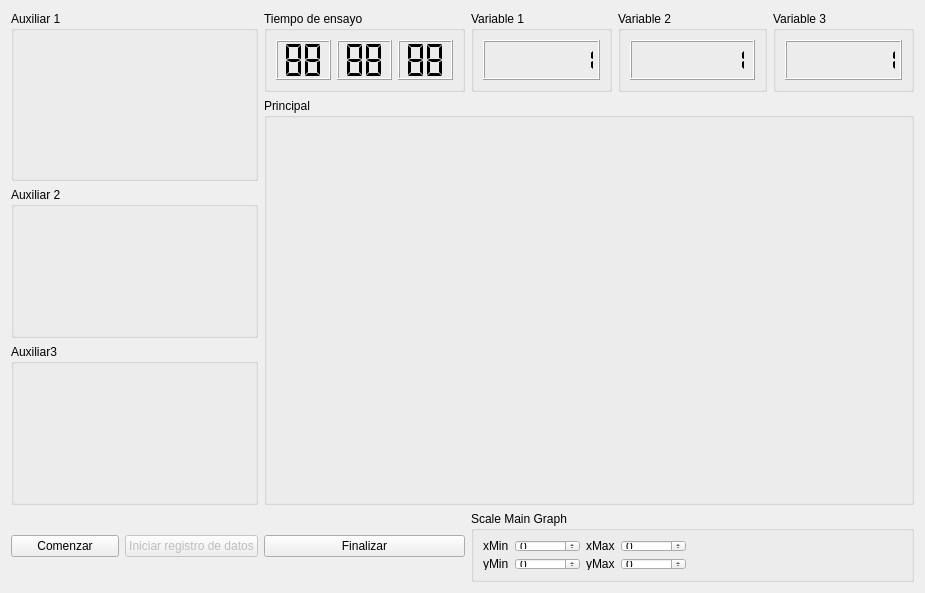
      <widget class="QWidget" name="tab_plots">
       <attribute name="title">
        <string>Graficas</string>
       </attribute>
       <layout class="QGridLayout" name="gridLayout_13">
        <item row="0" column="0" rowspan="2" colspan="2">
         <widget class="QGroupBox" name="gb_auxplot_1">
          <property name="maximumSize">
           <size>
            <width>285</width>
            <height>176</height>
           </size>
          </property>
          <property name="title">
           <string>Auxiliar 1</string>
          </property>
         </widget>
        </item>
        <item row="0" column="2">
         <widget class="QGroupBox" name="gb_time">
          <property name="minimumSize">
           <size>
            <width>201</width>
            <height>81</height>
           </size>
          </property>
          <property name="maximumSize">
           <size>
            <width>201</width>
            <height>81</height>
           </size>
          </property>
          <property name="title">
           <string>Tiempo de ensayo</string>
          </property>
          <layout class="QGridLayout" name="gridLayout_2">
           <item row="0" column="0">
            <widget class="QLCDNumber" name="lcd_time_hour">
             <property name="smallDecimalPoint">
              <bool>false</bool>
             </property>
             <property name="numDigits">
              <number>2</number>
             </property>
             <property name="digitCount">
              <number>2</number>
             </property>
             <property name="segmentStyle">
              <enum>QLCDNumber::Flat</enum>
             </property>
             <property name="value" stdset="0">
              <double>88.000000000000000</double>
             </property>
             <property name="intValue" stdset="0">
              <number>88</number>
             </property>
            </widget>
           </item>
           <item row="0" column="1">
            <widget class="QLCDNumber" name="lcd_time_minute">
             <property name="numDigits">
              <number>2</number>
             </property>
             <property name="digitCount">
              <number>2</number>
             </property>
             <property name="segmentStyle">
              <enum>QLCDNumber::Flat</enum>
             </property>
             <property name="intValue" stdset="0">
              <number>88</number>
             </property>
            </widget>
           </item>
           <item row="0" column="2">
            <widget class="QLCDNumber" name="lcd_time_second">
             <property name="numDigits">
              <number>2</number>
             </property>
             <property name="segmentStyle">
              <enum>QLCDNumber::Flat</enum>
             </property>
             <property name="intValue" stdset="0">
              <number>88</number>
             </property>
            </widget>
           </item>
          </layout>
         </widget>
        </item>
        <item row="0" column="3">
         <widget class="QGroupBox" name="gb_var_1">
          <property name="minimumSize">
           <size>
            <width>141</width>
            <height>81</height>
           </size>
          </property>
          <property name="maximumSize">
           <size>
            <width>141</width>
            <height>81</height>
           </size>
          </property>
          <property name="title">
           <string>Variable 1</string>
          </property>
          <layout class="QGridLayout" name="gridLayout_10">
           <item row="0" column="0">
            <widget class="QLCDNumber" name="lcd_var_1">
             <property name="smallDecimalPoint">
              <bool>true</bool>
             </property>
             <property name="numDigits">
              <number>8</number>
             </property>
             <property name="digitCount">
              <number>8</number>
             </property>
             <property name="segmentStyle">
              <enum>QLCDNumber::Flat</enum>
             </property>
             <property name="value" stdset="0">
              <double>1.000000000000000</double>
             </property>
             <property name="intValue" stdset="0">
              <number>1</number>
             </property>
            </widget>
           </item>
          </layout>
         </widget>
        </item>
        <item row="0" column="4">
         <widget class="QGroupBox" name="gb_var_2">
          <property name="minimumSize">
           <size>
            <width>141</width>
            <height>81</height>
           </size>
          </property>
          <property name="title">
           <string>Variable 2</string>
          </property>
          <layout class="QGridLayout" name="gridLayout_11">
           <item row="0" column="0">
            <widget class="QLCDNumber" name="lcd_var_2">
             <property name="smallDecimalPoint">
              <bool>true</bool>
             </property>
             <property name="numDigits">
              <number>8</number>
             </property>
             <property name="digitCount">
              <number>8</number>
             </property>
             <property name="segmentStyle">
              <enum>QLCDNumber::Flat</enum>
             </property>
             <property name="value" stdset="0">
              <double>1.000000000000000</double>
             </property>
             <property name="intValue" stdset="0">
              <number>1</number>
             </property>
            </widget>
           </item>
          </layout>
         </widget>
        </item>
        <item row="0" column="5">
         <widget class="QGroupBox" name="gb_var_3">
          <property name="minimumSize">
           <size>
            <width>141</width>
            <height>81</height>
           </size>
          </property>
          <property name="maximumSize">
           <size>
            <width>141</width>
            <height>81</height>
           </size>
          </property>
          <property name="title">
           <string>Variable 3</string>
          </property>
          <layout class="QGridLayout" name="gridLayout_12">
           <item row="0" column="0">
            <widget class="QLCDNumber" name="lcd_var_3">
             <property name="smallDecimalPoint">
              <bool>true</bool>
             </property>
             <property name="numDigits">
              <number>8</number>
             </property>
             <property name="digitCount">
              <number>8</number>
             </property>
             <property name="segmentStyle">
              <enum>QLCDNumber::Flat</enum>
             </property>
             <property name="value" stdset="0">
              <double>1.000000000000000</double>
             </property>
             <property name="intValue" stdset="0">
              <number>1</number>
             </property>
            </widget>
           </item>
          </layout>
         </widget>
        </item>
        <item row="1" column="2" rowspan="3" colspan="4">
         <widget class="QGroupBox" name="gb_mainplot">
          <property name="minimumSize">
           <size>
            <width>650</width>
            <height>407</height>
           </size>
          </property>
          <property name="contextMenuPolicy">
           <enum>Qt::NoContextMenu</enum>
          </property>
          <property name="title">
           <string>Principal</string>
          </property>
         </widget>
        </item>
        <item row="2" column="0" colspan="2">
         <widget class="QGroupBox" name="gb_auxplot_2">
          <property name="minimumSize">
           <size>
            <width>247</width>
            <height>151</height>
           </size>
          </property>
          <property name="maximumSize">
           <size>
            <width>285</width>
            <height>151</height>
           </size>
          </property>
          <property name="title">
           <string>Auxiliar 2</string>
          </property>
         </widget>
        </item>
        <item row="3" column="0" colspan="2">
         <widget class="QGroupBox" name="gb_auxplot_3">
          <property name="minimumSize">
           <size>
            <width>0</width>
            <height>161</height>
           </size>
          </property>
          <property name="maximumSize">
           <size>
            <width>285</width>
            <height>161</height>
           </size>
          </property>
          <property name="title">
           <string>Auxiliar3</string>
          </property>
         </widget>
        </item>
        <item row="4" column="0">
         <widget class="QPushButton" name="pb_start">
          <property name="text">
           <string>Comenzar</string>
          </property>
          <property name="iconSize">
           <size>
            <width>40</width>
            <height>40</height>
           </size>
          </property>
         </widget>
        </item>
        <item row="4" column="1">
         <widget class="QPushButton" name="pb_start_save_data">
          <property name="enabled">
           <bool>false</bool>
          </property>
          <property name="text">
           <string>Iniciar registro de datos</string>
          </property>
          <property name="iconSize">
           <size>
            <width>40</width>
            <height>40</height>
           </size>
          </property>
         </widget>
        </item>
        <item row="4" column="2">
         <widget class="QPushButton" name="pb_end">
          <property name="text">
           <string>Finalizar</string>
          </property>
          <property name="iconSize">
           <size>
            <width>40</width>
            <height>40</height>
           </size>
          </property>
         </widget>
        </item>
        <item row="4" column="3" colspan="3">
         <widget class="QGroupBox" name="gb_scale_mainplot_controls">
          <property name="maximumSize">
           <size>
            <width>16777215</width>
            <height>71</height>
           </size>
          </property>
          <property name="title">
           <string>Scale Main Graph</string>
          </property>
          <layout class="QGridLayout" name="gridLayout_24">
           <item row="0" column="0">
            <widget class="QLabel" name="lb_x_min">
             <property name="text">
              <string>xMin</string>
             </property>
            </widget>
           </item>
           <item row="0" column="1">
            <widget class="QSpinBox" name="sb_xmin">
             <property name="minimum">
              <number>-200</number>
             </property>
             <property name="maximum">
              <number>500</number>
             </property>
             <property name="value">
              <number>0</number>
             </property>
            </widget>
           </item>
           <item row="0" column="3">
            <widget class="QLabel" name="lb_x_max">
             <property name="text">
              <string>xMax</string>
             </property>
            </widget>
           </item>
           <item row="0" column="4">
            <widget class="QSpinBox" name="sb_xmax">
             <property name="suffix">
              <string/>
             </property>
             <property name="minimum">
              <number>-200</number>
             </property>
             <property name="maximum">
              <number>500</number>
             </property>
            </widget>
           </item>
           <item row="1" column="0">
            <widget class="QLabel" name="lb_y_min">
             <property name="text">
              <string>yMin</string>
             </property>
            </widget>
           </item>
           <item row="1" column="1">
            <widget class="QSpinBox" name="sb_ymin">
             <property name="minimum">
              <number>-15000</number>
             </property>
             <property name="maximum">
              <number>16000</number>
             </property>
            </widget>
           </item>
           <item row="1" column="3">
            <widget class="QLabel" name="lb_y_max">
             <property name="text">
              <string>yMax</string>
             </property>
            </widget>
           </item>
           <item row="1" column="4">
            <widget class="QSpinBox" name="sb_ymax">
             <property name="minimum">
              <number>-15000</number>
             </property>
             <property name="maximum">
              <number>16000</number>
             </property>
            </widget>
           </item>
           <item row="0" column="5">
            <spacer name="horizontalSpacer">
             <property name="orientation">
              <enum>Qt::Horizontal</enum>
             </property>
             <property name="sizeHint" stdset="0">
              <size>
               <width>40</width>
               <height>20</height>
              </size>
             </property>
            </spacer>
           </item>
          </layout>
         </widget>
        </item>
       </layout>
      </widget>
